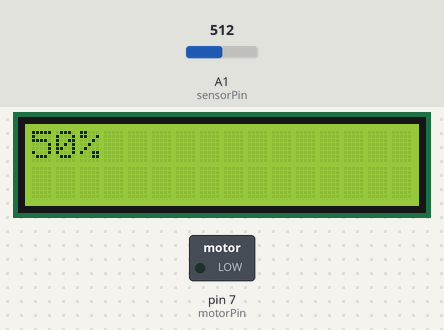
The sketch below on a simulated Arduino Uno, built with avr-gcc and run on an emulated ATmega328P. On the bench: 16×2 character LCD, switched loads named in the sketch (green lamp = pin HIGH). The inputs (shaded band) are chosen by the test bench; at power-on: A1 (sensorPin) = 512. Pins used as bus, display or sensor lines are not drawn.

Above: at 2.7 s.
2.8 s: A1 (sensorPin) set to 373
At 3.8 s:
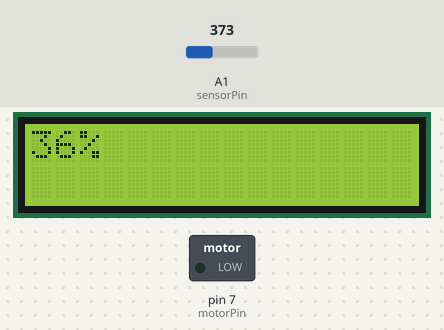
4.3 s: A1 (sensorPin) set to 342
At 5.7 s:
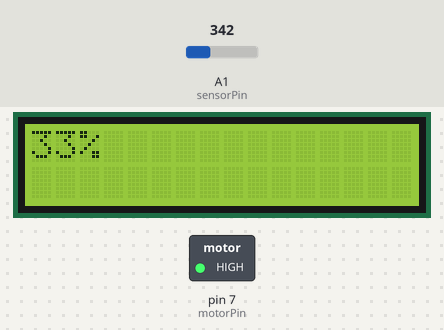
6.0 s: A1 (sensorPin) set to 111
At 7.0 s:
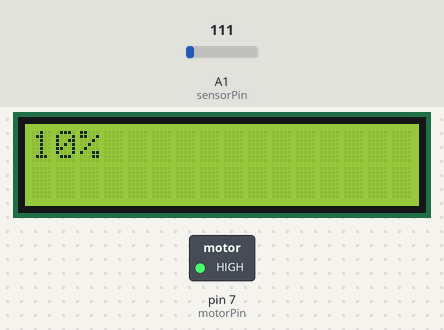
7.6 s: A1 (sensorPin) set to 91
At 8.3 s:
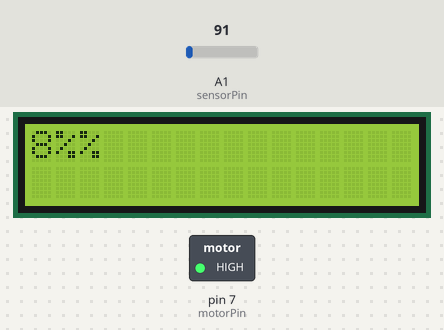
Timing chart, 0 to 10.1 s (numbered marks = the images above; inputs shaded):
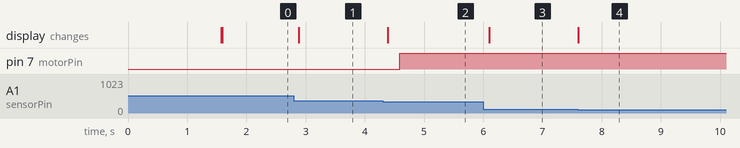

Measured:
- the behaviour switches between 359 and 358 on A1 (sensorPin) (found by bisection; images 1 and 2)
- the behaviour switches between 103 and 102 on A1 (sensorPin) (found by bisection; images 3 and 4)
- after the input at 2.8 s, the display: changes after 0.08 s (image 1)
- after the input at 4.3 s, pin 7 (motorPin): LOW → HIGH after 0.29 s; the display: changes after 0.08 s (image 2)
- after the input at 6.0 s, the display: changes after 0.10 s (image 3)
- after the input at 7.6 s, the display: changes at once (image 4)

The sketch:

store.ino
```cpp
#include <Adafruit_LiquidCrystal.h>

int seconds = 0;

Adafruit_LiquidCrystal lcd_1(0);
const int sensorPin = A1;
const int powerPin = A0;
const int motorPin = 7;
void setup(){
  pinMode(powerPin , OUTPUT);
pinMode(motorPin , OUTPUT);
  lcd_1.begin(16, 2);

  lcd_1.print("system active");
  delay(1500);
  lcd_1.clear();
}

void loop()
{
  digitalWrite(powerPin , HIGH);
  delay(10);
  int moistureValue = analogRead(sensorPin);
  int moisturePercent = map(moistureValue , 0 ,1023,0, 100);
  digitalWrite(powerPin, LOW);

  lcd_1.setCursor(0, 0);
  lcd_1.print(moisturePercent);
  lcd_1.print("%");
  delay(200);
  lcd_1.setCursor(0, 1);
  if (moisturePercent< 35){

  digitalWrite(motorPin , HIGH);


}

  else{

    digitalWrite(motorPin,LOW);
  }
}
```
